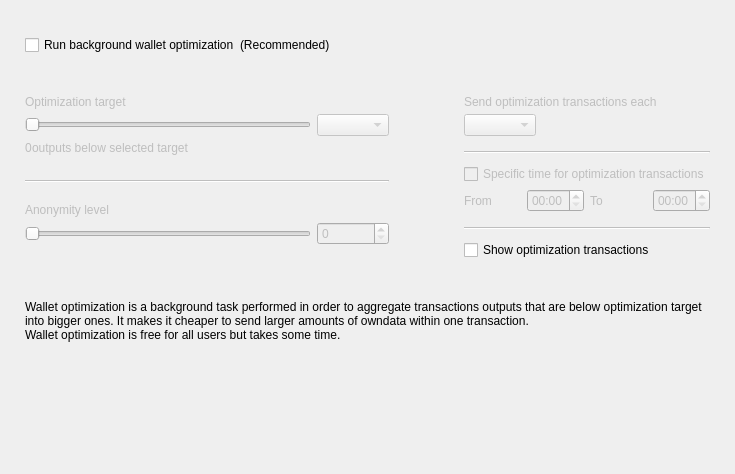
<?xml version="1.0" encoding="UTF-8"?>
<ui version="4.0">
 <class>OptimizationOptionsFrame</class>
 <widget class="QFrame" name="OptimizationOptionsFrame">
  <property name="geometry">
   <rect>
    <x>0</x>
    <y>0</y>
    <width>735</width>
    <height>474</height>
   </rect>
  </property>
  <property name="windowTitle">
   <string>Frame</string>
  </property>
  <property name="frameShape">
   <enum>QFrame::NoFrame</enum>
  </property>
  <property name="frameShadow">
   <enum>QFrame::Raised</enum>
  </property>
  <layout class="QVBoxLayout" name="verticalLayout">
   <property name="spacing">
    <number>0</number>
   </property>
   <property name="leftMargin">
    <number>25</number>
   </property>
   <property name="topMargin">
    <number>35</number>
   </property>
   <property name="rightMargin">
    <number>25</number>
   </property>
   <property name="bottomMargin">
    <number>0</number>
   </property>
   <item>
    <layout class="QHBoxLayout" name="horizontalLayout_2">
     <item>
      <widget class="QCheckBox" name="m_enableOptimizationCheck">
       <property name="text">
        <string>Run background wallet optimization</string>
       </property>
      </widget>
     </item>
     <item>
      <widget class="WalletGui::WalletNormalGrayTextLabel" name="label_8">
       <property name="text">
        <string>(Recommended)</string>
       </property>
      </widget>
     </item>
     <item>
      <spacer name="horizontalSpacer">
       <property name="orientation">
        <enum>Qt::Horizontal</enum>
       </property>
       <property name="sizeHint" stdset="0">
        <size>
         <width>40</width>
         <height>20</height>
        </size>
       </property>
      </spacer>
     </item>
    </layout>
   </item>
   <item>
    <spacer name="verticalSpacer_2">
     <property name="orientation">
      <enum>Qt::Vertical</enum>
     </property>
     <property name="sizeType">
      <enum>QSizePolicy::Fixed</enum>
     </property>
     <property name="sizeHint" stdset="0">
      <size>
       <width>20</width>
       <height>40</height>
      </size>
     </property>
    </spacer>
   </item>
   <item>
    <widget class="QWidget" name="m_optimizationOptionsWidget" native="true">
     <property name="enabled">
      <bool>true</bool>
     </property>
     <layout class="QHBoxLayout" name="horizontalLayout">
      <property name="spacing">
       <number>75</number>
      </property>
      <property name="leftMargin">
       <number>0</number>
      </property>
      <property name="topMargin">
       <number>0</number>
      </property>
      <property name="rightMargin">
       <number>0</number>
      </property>
      <property name="bottomMargin">
       <number>0</number>
      </property>
      <item alignment="Qt::AlignTop">
       <widget class="QWidget" name="widget1" native="true">
        <property name="enabled">
         <bool>false</bool>
        </property>
        <layout class="QGridLayout" name="gridLayout" columnstretch="50,0,0,0">
         <property name="leftMargin">
          <number>0</number>
         </property>
         <property name="topMargin">
          <number>0</number>
         </property>
         <property name="rightMargin">
          <number>0</number>
         </property>
         <property name="bottomMargin">
          <number>0</number>
         </property>
         <property name="verticalSpacing">
          <number>5</number>
         </property>
         <item row="0" column="0" colspan="4">
          <widget class="WalletGui::WalletNormalBlackTextLabel" name="label_5">
           <property name="text">
            <string>Optimization target</string>
           </property>
           <property name="indent">
            <number>0</number>
           </property>
          </widget>
         </item>
         <item row="4" column="0" colspan="4">
          <spacer name="verticalSpacer_3">
           <property name="orientation">
            <enum>Qt::Vertical</enum>
           </property>
           <property name="sizeType">
            <enum>QSizePolicy::Fixed</enum>
           </property>
           <property name="sizeHint" stdset="0">
            <size>
             <width>20</width>
             <height>20</height>
            </size>
           </property>
          </spacer>
         </item>
         <item row="1" column="0" colspan="3">
          <widget class="QSlider" name="m_thresholdSlider">
           <property name="maximum">
            <number>6</number>
           </property>
           <property name="pageStep">
            <number>1</number>
           </property>
           <property name="orientation">
            <enum>Qt::Horizontal</enum>
           </property>
          </widget>
         </item>
         <item row="1" column="3">
          <widget class="QComboBox" name="m_thresholdCombo"/>
         </item>
         <item row="5" column="0" colspan="4">
          <widget class="Line" name="line">
           <property name="orientation">
            <enum>Qt::Horizontal</enum>
           </property>
          </widget>
         </item>
         <item row="6" column="0" colspan="4">
          <spacer name="verticalSpacer_4">
           <property name="orientation">
            <enum>Qt::Vertical</enum>
           </property>
           <property name="sizeType">
            <enum>QSizePolicy::Fixed</enum>
           </property>
           <property name="sizeHint" stdset="0">
            <size>
             <width>20</width>
             <height>15</height>
            </size>
           </property>
          </spacer>
         </item>
         <item row="8" column="3">
          <widget class="QSpinBox" name="m_mixinSpin">
           <property name="buttonSymbols">
            <enum>QAbstractSpinBox::UpDownArrows</enum>
           </property>
          </widget>
         </item>
         <item row="7" column="0" colspan="4">
          <widget class="WalletGui::WalletNormalBlackTextLabel" name="label_7">
           <property name="text">
            <string>Anonymity level</string>
           </property>
           <property name="indent">
            <number>0</number>
           </property>
          </widget>
         </item>
         <item row="8" column="0" colspan="3">
          <widget class="QSlider" name="m_mixinSlider">
           <property name="pageStep">
            <number>1</number>
           </property>
           <property name="orientation">
            <enum>Qt::Horizontal</enum>
           </property>
          </widget>
         </item>
         <item row="2" column="0" colspan="4">
          <spacer name="verticalSpacer_12">
           <property name="orientation">
            <enum>Qt::Vertical</enum>
           </property>
           <property name="sizeType">
            <enum>QSizePolicy::Fixed</enum>
           </property>
           <property name="sizeHint" stdset="0">
            <size>
             <width>20</width>
             <height>0</height>
            </size>
           </property>
          </spacer>
         </item>
         <item row="3" column="0" colspan="4">
          <layout class="QHBoxLayout" name="horizontalLayout_3" stretch="0,1">
           <item>
            <widget class="QLabel" name="m_nonOptimizedOutputsLabel">
             <property name="text">
              <string>0</string>
             </property>
            </widget>
           </item>
           <item>
            <widget class="WalletGui::WalletNormalBlackTextLabel" name="m_nonOptimizedOutputsTextLabel">
             <property name="text">
              <string>outputs below selected target</string>
             </property>
            </widget>
           </item>
          </layout>
         </item>
        </layout>
       </widget>
      </item>
      <item>
       <layout class="QVBoxLayout" name="verticalLayout_3">
        <property name="spacing">
         <number>10</number>
        </property>
        <property name="rightMargin">
         <number>0</number>
        </property>
        <property name="bottomMargin">
         <number>0</number>
        </property>
        <item>
         <widget class="QWidget" name="widget2" native="true">
          <property name="enabled">
           <bool>false</bool>
          </property>
          <layout class="QGridLayout" name="gridLayout_2" columnstretch="0,0,0,0">
           <property name="leftMargin">
            <number>0</number>
           </property>
           <property name="topMargin">
            <number>0</number>
           </property>
           <property name="rightMargin">
            <number>0</number>
           </property>
           <property name="bottomMargin">
            <number>0</number>
           </property>
           <property name="verticalSpacing">
            <number>5</number>
           </property>
           <item row="2" column="0" colspan="2" alignment="Qt::AlignLeft">
            <widget class="QComboBox" name="m_periodCombo"/>
           </item>
           <item row="8" column="0">
            <widget class="WalletGui::WalletNormalBlackTextLabel" name="label_2">
             <property name="text">
              <string>From</string>
             </property>
            </widget>
           </item>
           <item row="8" column="1">
            <widget class="QTimeEdit" name="m_startTimeEdit">
             <property name="enabled">
              <bool>false</bool>
             </property>
             <property name="displayFormat">
              <string>HH:mm</string>
             </property>
            </widget>
           </item>
           <item row="8" column="2">
            <widget class="WalletGui::WalletNormalBlackTextLabel" name="label_3">
             <property name="text">
              <string>To</string>
             </property>
            </widget>
           </item>
           <item row="8" column="3">
            <widget class="QTimeEdit" name="m_stopTimeEdit">
             <property name="enabled">
              <bool>false</bool>
             </property>
             <property name="displayFormat">
              <string>HH:mm</string>
             </property>
            </widget>
           </item>
           <item row="6" column="0" colspan="4">
            <widget class="QCheckBox" name="m_optimizationTimeCheck">
             <property name="text">
              <string>Specific time for optimization transactions</string>
             </property>
            </widget>
           </item>
           <item row="4" column="0" colspan="4">
            <widget class="Line" name="line_2">
             <property name="orientation">
              <enum>Qt::Horizontal</enum>
             </property>
            </widget>
           </item>
           <item row="0" column="0" colspan="4">
            <widget class="WalletGui::WalletNormalBlackTextLabel" name="label_4">
             <property name="text">
              <string>Send optimization transactions each</string>
             </property>
             <property name="indent">
              <number>0</number>
             </property>
            </widget>
           </item>
           <item row="7" column="0" colspan="4">
            <spacer name="verticalSpacer_8">
             <property name="orientation">
              <enum>Qt::Vertical</enum>
             </property>
             <property name="sizeType">
              <enum>QSizePolicy::Fixed</enum>
             </property>
             <property name="sizeHint" stdset="0">
              <size>
               <width>20</width>
               <height>0</height>
              </size>
             </property>
            </spacer>
           </item>
           <item row="3" column="0" colspan="4">
            <spacer name="verticalSpacer_6">
             <property name="orientation">
              <enum>Qt::Vertical</enum>
             </property>
             <property name="sizeType">
              <enum>QSizePolicy::Fixed</enum>
             </property>
             <property name="sizeHint" stdset="0">
              <size>
               <width>20</width>
               <height>10</height>
              </size>
             </property>
            </spacer>
           </item>
           <item row="10" column="0" colspan="4">
            <widget class="Line" name="line_3">
             <property name="orientation">
              <enum>Qt::Horizontal</enum>
             </property>
            </widget>
           </item>
           <item row="1" column="0" colspan="4">
            <spacer name="verticalSpacer_5">
             <property name="orientation">
              <enum>Qt::Vertical</enum>
             </property>
             <property name="sizeType">
              <enum>QSizePolicy::Fixed</enum>
             </property>
             <property name="sizeHint" stdset="0">
              <size>
               <width>20</width>
               <height>0</height>
              </size>
             </property>
            </spacer>
           </item>
           <item row="5" column="0" colspan="4">
            <spacer name="verticalSpacer_7">
             <property name="orientation">
              <enum>Qt::Vertical</enum>
             </property>
             <property name="sizeType">
              <enum>QSizePolicy::Fixed</enum>
             </property>
             <property name="sizeHint" stdset="0">
              <size>
               <width>20</width>
               <height>5</height>
              </size>
             </property>
            </spacer>
           </item>
           <item row="9" column="0" colspan="4">
            <spacer name="verticalSpacer_10">
             <property name="orientation">
              <enum>Qt::Vertical</enum>
             </property>
             <property name="sizeType">
              <enum>QSizePolicy::Fixed</enum>
             </property>
             <property name="sizeHint" stdset="0">
              <size>
               <width>20</width>
               <height>10</height>
              </size>
             </property>
            </spacer>
           </item>
          </layout>
         </widget>
        </item>
        <item>
         <widget class="QCheckBox" name="m_showFusionTransactionsCheck">
          <property name="enabled">
           <bool>true</bool>
          </property>
          <property name="text">
           <string>Show optimization transactions</string>
          </property>
         </widget>
        </item>
       </layout>
      </item>
     </layout>
    </widget>
   </item>
   <item>
    <spacer name="verticalSpacer_11">
     <property name="orientation">
      <enum>Qt::Vertical</enum>
     </property>
     <property name="sizeType">
      <enum>QSizePolicy::Fixed</enum>
     </property>
     <property name="sizeHint" stdset="0">
      <size>
       <width>20</width>
       <height>40</height>
      </size>
     </property>
    </spacer>
   </item>
   <item>
    <widget class="WalletGui::WalletExtraNormalGrayTextLabel" name="m_helpLabel">
     <property name="text">
      <string>Wallet optimization is a background task performed in order to aggregate transactions outputs that are below optimization target into bigger ones. It makes it cheaper to send larger amounts of owndata within one transaction.
Wallet optimization is free for all users but takes some time.</string>
     </property>
     <property name="wordWrap">
      <bool>true</bool>
     </property>
    </widget>
   </item>
   <item>
    <spacer name="verticalSpacer">
     <property name="orientation">
      <enum>Qt::Vertical</enum>
     </property>
     <property name="sizeHint" stdset="0">
      <size>
       <width>20</width>
       <height>40</height>
      </size>
     </property>
    </spacer>
   </item>
  </layout>
 </widget>
 <customwidgets>
  <customwidget>
   <class>WalletGui::WalletNormalGrayTextLabel</class>
   <extends>QLabel</extends>
   <header>Gui/Common/WalletTextLabel.h</header>
  </customwidget>
  <customwidget>
   <class>WalletGui::WalletNormalBlackTextLabel</class>
   <extends>QLabel</extends>
   <header>Gui/Common/WalletTextLabel.h</header>
  </customwidget>
  <customwidget>
   <class>WalletGui::WalletExtraNormalGrayTextLabel</class>
   <extends>QLabel</extends>
   <header>Gui/Common/WalletTextLabel.h</header>
  </customwidget>
 </customwidgets>
 <resources/>
 <connections>
  <connection>
   <sender>m_enableOptimizationCheck</sender>
   <signal>toggled(bool)</signal>
   <receiver>widget1</receiver>
   <slot>setEnabled(bool)</slot>
   <hints>
    <hint type="sourcelabel">
     <x>147</x>
     <y>47</y>
    </hint>
    <hint type="destinationlabel">
     <x>176</x>
     <y>204</y>
    </hint>
   </hints>
  </connection>
  <connection>
   <sender>m_thresholdSlider</sender>
   <signal>valueChanged(int)</signal>
   <receiver>OptimizationOptionsFrame</receiver>
   <slot>thresholdChanged(int)</slot>
   <hints>
    <hint type="sourcelabel">
     <x>116</x>
     <y>139</y>
    </hint>
    <hint type="destinationlabel">
     <x>355</x>
     <y>194</y>
    </hint>
   </hints>
  </connection>
  <connection>
   <sender>m_mixinSlider</sender>
   <signal>valueChanged(int)</signal>
   <receiver>OptimizationOptionsFrame</receiver>
   <slot>mixinChanged(int)</slot>
   <hints>
    <hint type="sourcelabel">
     <x>116</x>
     <y>240</y>
    </hint>
    <hint type="destinationlabel">
     <x>367</x>
     <y>236</y>
    </hint>
   </hints>
  </connection>
  <connection>
   <sender>m_optimizationTimeCheck</sender>
   <signal>toggled(bool)</signal>
   <receiver>m_startTimeEdit</receiver>
   <slot>setEnabled(bool)</slot>
   <hints>
    <hint type="sourcelabel">
     <x>543</x>
     <y>179</y>
    </hint>
    <hint type="destinationlabel">
     <x>501</x>
     <y>207</y>
    </hint>
   </hints>
  </connection>
  <connection>
   <sender>m_optimizationTimeCheck</sender>
   <signal>toggled(bool)</signal>
   <receiver>m_stopTimeEdit</receiver>
   <slot>setEnabled(bool)</slot>
   <hints>
    <hint type="sourcelabel">
     <x>543</x>
     <y>179</y>
    </hint>
    <hint type="destinationlabel">
     <x>643</x>
     <y>207</y>
    </hint>
   </hints>
  </connection>
  <connection>
   <sender>m_mixinSpin</sender>
   <signal>valueChanged(int)</signal>
   <receiver>OptimizationOptionsFrame</receiver>
   <slot>mixinChanged(int)</slot>
   <hints>
    <hint type="sourcelabel">
     <x>273</x>
     <y>271</y>
    </hint>
    <hint type="destinationlabel">
     <x>367</x>
     <y>236</y>
    </hint>
   </hints>
  </connection>
  <connection>
   <sender>m_thresholdCombo</sender>
   <signal>currentIndexChanged(int)</signal>
   <receiver>OptimizationOptionsFrame</receiver>
   <slot>thresholdChanged(int)</slot>
   <hints>
    <hint type="sourcelabel">
     <x>270</x>
     <y>139</y>
    </hint>
    <hint type="destinationlabel">
     <x>367</x>
     <y>236</y>
    </hint>
   </hints>
  </connection>
  <connection>
   <sender>m_enableOptimizationCheck</sender>
   <signal>toggled(bool)</signal>
   <receiver>widget2</receiver>
   <slot>setEnabled(bool)</slot>
   <hints>
    <hint type="sourcelabel">
     <x>158</x>
     <y>48</y>
    </hint>
    <hint type="destinationlabel">
     <x>556</x>
     <y>197</y>
    </hint>
   </hints>
  </connection>
 </connections>
 <slots>
  <slot>thresholdChanged(int)</slot>
  <slot>mixinChanged(int)</slot>
 </slots>
</ui>
